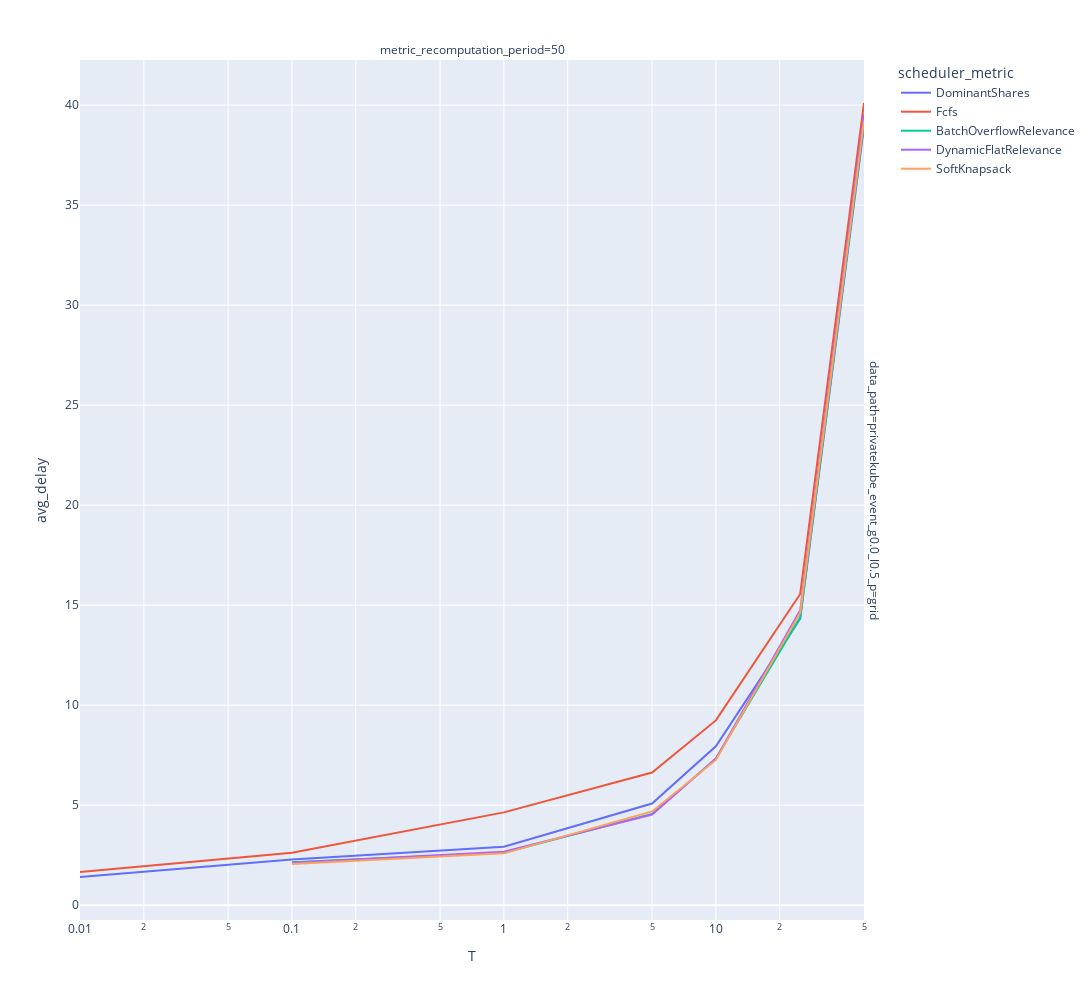

This figure's notebook cell:
### Code cell
rdf = load_ray_experiment(Path("/home/pierre/privacypacking/logs/ray/run_and_report_2021-12-09_21-39-48"))
rdf.columns
rdf["avg_delay"] = rdf.allocated_tasks_scheduling_delays.apply(lambda x: np.mean(x))
rdf["p95"] = rdf.allocated_tasks_scheduling_delays.apply(lambda x: np.percentile(x, 95))

fig = px.line(
    rdf.sort_values(["T", "scheduler_metric"]),
    x="T",
    y="avg_delay",
    color="scheduler_metric",
    log_x=True,
    width=1200,
    height=1000,
    # range_y=[0,15_000],
    # title="10 + 20 blocks, privatekube, online. With and without profits.",
    facet_col="metric_recomputation_period",
    facet_row="data_path",
    facet_col_wrap=2,
)
fig

### Figure 1 — Plotly figure (JSON) as saved in the notebook; plotly's stock layout.template omitted (floating-point values rounded to 4 significant figures)
{"data": [{"hovertemplate": "scheduler_metric=DominantShares<br>data_path=privatekube_event_g0.0_l0.5_p=grid<br>metric_recomputation_period=50<br>T=%{x}<br>avg_delay=%{y}<extra></extra>", "legendgroup": "DominantShares", "line": {"color": "#636efa", "dash": "solid"}, "marker": {"symbol": "circle"}, "mode": "lines", "name": "DominantShares", "orientation": "v", "showlegend": true, "type": "scatter", "x": [0.01, 0.1, 1, 5, 10, 25, 50], "xaxis": "x", "y": [1.412, 2.292, 2.927, 5.086, 7.944, 14.33, 38.92], "yaxis": "y"}, {"hovertemplate": "scheduler_metric=Fcfs<br>data_path=privatekube_event_g0.0_l0.5_p=grid<br>metric_recomputation_period=50<br>T=%{x}<br>avg_delay=%{y}<extra></extra>", "legendgroup": "Fcfs", "line": {"color": "#EF553B", "dash": "solid"}, "marker": {"symbol": "circle"}, "mode": "lines", "name": "Fcfs", "orientation": "v", "showlegend": true, "type": "scatter", "x": [0.01, 0.1, 1, 5, 10, 25, 50], "xaxis": "x", "y": [1.662, 2.629, 4.642, 6.637, 9.24, 15.56, 40.1], "yaxis": "y"}, {"hovertemplate": "scheduler_metric=BatchOverflowRelevance<br>data_path=privatekube_event_g0.0_l0.5_p=grid<br>metric_recomputation_period=50<br>T=%{x}<br>avg_delay=%{y}<extra></extra>", "legendgroup": "BatchOverflowRelevance", "line": {"color": "#00cc96", "dash": "solid"}, "marker": {"symbol": "circle"}, "mode": "lines", "name": "BatchOverflowRelevance", "orientation": "v", "showlegend": true, "type": "scatter", "x": [0.1, 1, 5, 10, 25, 50], "xaxis": "x", "y": [2.154, 2.624, 4.566, 7.327, 14.39, 39.1], "yaxis": "y"}, {"hovertemplate": "scheduler_metric=DynamicFlatRelevance<br>data_path=privatekube_event_g0.0_l0.5_p=grid<br>metric_recomputation_period=50<br>T=%{x}<br>avg_delay=%{y}<extra></extra>", "legendgroup": "DynamicFlatRelevance", "line": {"color": "#ab63fa", "dash": "solid"}, "marker": {"symbol": "circle"}, "mode": "lines", "name": "DynamicFlatRelevance", "orientation": "v", "showlegend": true, "type": "scatter", "x": [0.1, 1, 5, 10, 25, 50], "xaxis": "x", "y": [2.12, 2.672, 4.536, 7.329, 14.74, 39.54], "yaxis": "y"}, {"hovertemplate": "scheduler_metric=SoftKnapsack<br>data_path=privatekube_event_g0.0_l0.5_p=grid<br>metric_recomputation_period=50<br>T=%{x}<br>avg_delay=%{y}<extra></extra>", "legendgroup": "SoftKnapsack", "line": {"color": "#FFA15A", "dash": "solid"}, "marker": {"symbol": "circle"}, "mode": "lines", "name": "SoftKnapsack", "orientation": "v", "showlegend": true, "type": "scatter", "x": [0.1, 1, 5, 10, 25, 50], "xaxis": "x", "y": [2.061, 2.594, 4.688, 7.264, 14.63, 39.22], "yaxis": "y"}], "layout": {"annotations": [{"font": {}, "showarrow": false, "text": "metric_recomputation_period=50", "x": 0.49, "xanchor": "center", "xref": "paper", "y": 1, "yanchor": "bottom", "yref": "paper"}, {"font": {}, "showarrow": false, "text": "data_path=privatekube_event_g0.0_l0.5_p=grid", "textangle": 90, "x": 0.98, "xanchor": "left", "xref": "paper", "y": 0.5, "yanchor": "middle", "yref": "paper"}], "height": 1000, "legend": {"title": {"text": "scheduler_metric"}, "tracegroupgap": 0}, "margin": {"t": 60}, "width": 1200, "xaxis": {"anchor": "y", "domain": [0, 0.98], "title": {"text": "T"}, "type": "log"}, "yaxis": {"anchor": "x", "domain": [0, 1], "title": {"text": "avg_delay"}}}}
